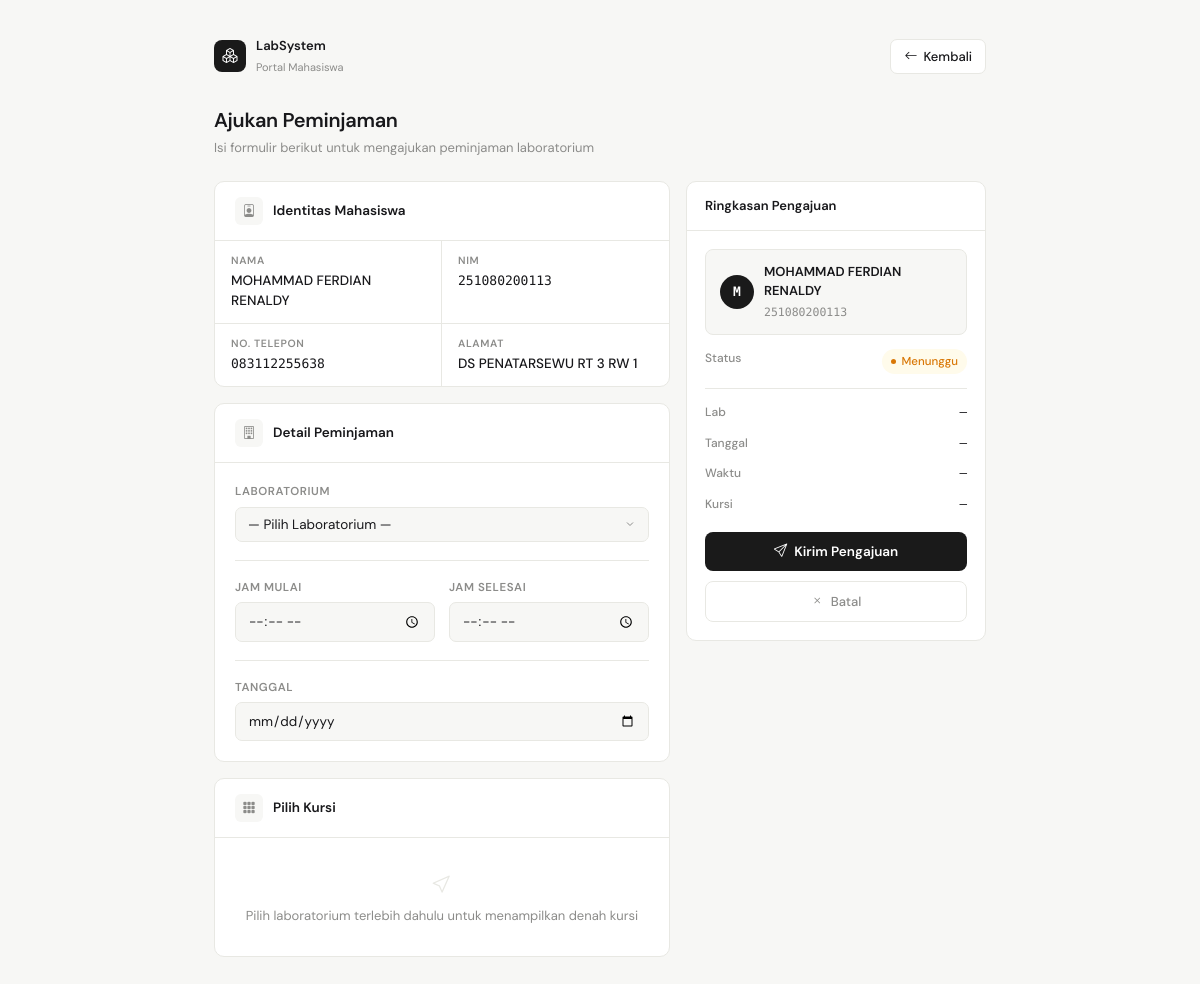
Page /tambah_data_pinjam_mhs.php (signed in) on the committed database.
### tables this page shows
CREATE TABLE `mahasiswa` (
  `nama` varchar(100) NOT NULL,
  `nim` char(12) NOT NULL,
  `no_telepon` varchar(100) NOT NULL,
  `alamat` varchar(255) NOT NULL,
  `password` varchar(100) NOT NULL
);

### tambah_data_pinjam_mhs.php (the view, shortened to what this page needs)
<?php
include 'koneksi.php';
$nim = $_SESSION['mahasiswa']['nim'];
$mhsQuery = mysqli_query($koneksi, "
    SELECT nama, no_telepon, alamat
    FROM mahasiswa
    WHERE nim = '$nim'
");
$dataMhs = mysqli_fetch_assoc($mhsQuery);
?>
<!DOCTYPE html>
<html lang="id">
<head>
<link href="https://cdn.jsdelivr.net/npm/bootstrap-icons/font/bootstrap-icons.css" rel="stylesheet">
</head>
<body>
<div class="page-wrap">
    <div class="top-nav">
        <div class="brand">
            <div class="brand-icon"><i class="bi bi-boxes"></i></div>
            <div class="brand-text">
                <strong>LabSystem</strong>
                <span>Portal Mahasiswa</span>
            </div>
        </div>
        <a href="dashboard_mhs.php" class="btn-back">
            <i class="bi bi-arrow-left"></i> Kembali
        </a>
    </div>
    <div class="page-header">
        <h1>Ajukan Peminjaman</h1>
        <p>Isi formulir berikut untuk mengajukan peminjaman laboratorium</p>
    </div>
    <form method="POST" id="loanForm">
    <div class="form-layout">
        <div>
            <div class="card">
                <div class="card-header">
                    <div class="card-header-icon"><i class="bi bi-person-badge"></i></div>
                    <h2>Identitas Mahasiswa</h2>
                </div>
                <div class="profile-grid">
                    <div class="profile-field">
                        <span class="field-label">Nama</span>
                        <span class="field-value"><?= htmlspecialchars($dataMhs['nama']) ?></span>
                    </div>
                    <div class="profile-field">
                        <span class="field-label">NIM</span>
                        <span class="field-value mono"><?= htmlspecialchars($nim) ?></span>
                    </div>
                    <div class="profile-field">
                        <span class="field-label">No. Telepon</span>
                        <span class="field-value mono"><?= htmlspecialchars($dataMhs['no_telepon']) ?></span>
                    </div>
                    <div class="profile-field">
                        <span class="field-label">Alamat</span>
                        <span class="field-value"><?= htmlspecialchars($dataMhs['alamat']) ?></span>
                    </div>
                </div>
            </div>
            <div class="card">
                <div class="card-header">
                    <div class="card-header-icon"><i class="bi bi-building"></i></div>
                    <h2>Detail Peminjaman</h2>
                </div>
                <div class="card-body">
                    <div class="form-group">
                        <label>Laboratorium</label>
                        <select name="nama_lab" id="selectLab" required>
                            <option value="">— Pilih Laboratorium —</option>
                        </select>
                    </div>
                    <div class="section-divider"></div>
                    <div class="form-row form-row-2">
                        <div class="form-group" style="margin-bottom:0">
                            <label>Jam Mulai</label>
                            <input type="time" name="jam_mulai" id="inputMulai" required>
                        </div>
                        <div class="form-group" style="margin-bottom:0">
                            <label>Jam Selesai</label>
                            <input type="time" name="jam_selesai" id="inputSelesai" required>
                        </div>
                    </div>
                    <div class="section-divider"></div>
                    <div class="form-group" style="margin-bottom:0">
                        <label>Tanggal</label>
                        <input type="date" name="tanggal" id="inputTanggal" required>
                    </div>
                </div>
            </div>
            <div class="card">
                <div class="card-header">
                    <div class="card-header-icon"><i class="bi bi-grid-3x3-gap-fill"></i></div>
                    <h2>Pilih Kursi</h2>
                </div>
                <div id="seatEmptyHint" class="seat-empty-hint">
                    <i class="bi bi-cursor"></i>
                    Pilih laboratorium terlebih dahulu untuk menampilkan denah kursi
                </div>
            </div>
        </div>
        <div>
            <div class="summary-card">
                <div class="summary-header">Ringkasan Pengajuan</div>
                <div class="summary-body">
                    <div class="student-pill">
                        <div class="student-avatar"><?= strtoupper(substr($dataMhs['nama'], 0, 1)) ?></div>
                        <div class="student-info">
                            <strong><?= htmlspecialchars($dataMhs['nama']) ?></strong>
                            <span><?= htmlspecialchars($nim) ?></span>
                        </div>
                    </div>
                    <div class="summary-row">
                        <span class="summary-key">Status</span>
                        <span class="summary-status">Menunggu</span>
                    </div>
                    <div class="summary-divider"></div>
                    <div class="summary-row">
                        <span class="summary-key">Lab</span>
                        <span class="summary-val" id="sumLab">—</span>
                    </div>
                    <div class="summary-row">
                        <span class="summary-key">Tanggal</span>
                        <span class="summary-val" id="sumTanggal">—</span>
                    </div>
                    <div class="summary-row">
                        <span class="summary-key">Waktu</span>
                        <span class="summary-val" id="sumWaktu">—</span>
                    </div>
                    <div class="summary-row">
                        <span class="summary-key">Kursi</span>
                        <span class="summary-val" id="sumKursi">—</span>
                    </div>
                    <div class="form-actions">
                        <button type="submit" name="simpan" class="btn-submit">
                            <i class="bi bi-send"></i> Kirim Pengajuan
                        </button>
                        <a href="dashboard_mhs.php" class="btn-cancel">
                            <i class="bi bi-x"></i> Batal
                        </a>
                    </div>
                </div>
            </div>
        </div>
    </div>
    </form>
</div>
</body>
</html>

### rows in the picture
mahasiswa: nama "MOHAMMAD FERDIAN RENALDY", no_telepon "083112255638", alamat "DS PENATARSEWU RT 3 RW 1", nama "M"

### other values in the picture
$nim "251080200113"
